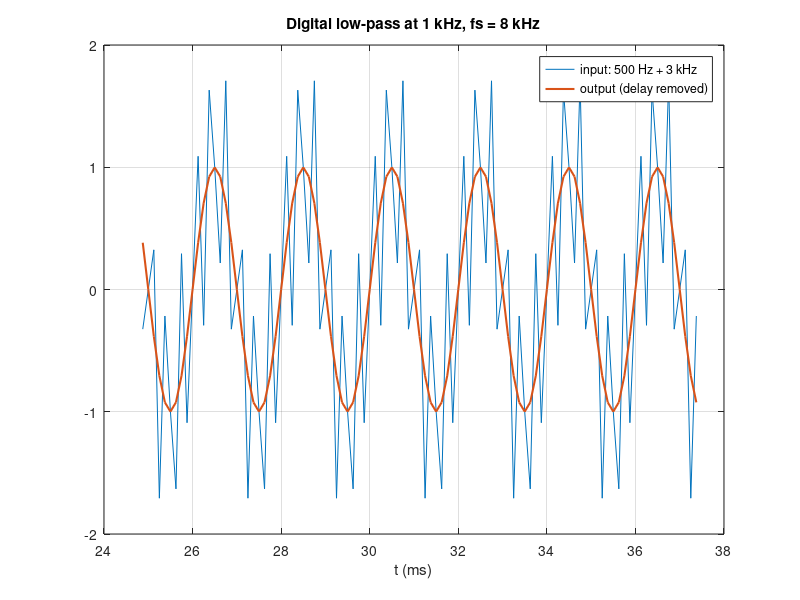

MATLAB code for this plot:
% Signals and Systems — Discrete-Time Processing of CT Signals
%title: Processing Analog Signals Digitally
%ar-title: معالجة الإشارات المستمرة رقميًا
%lesson: ss-ch7-4
%course: signals-systems

%% Analog frequency to digital frequency
%ar: Ω = ωT = 2πf/fs. قطع 1 kHz مع fs = 8 kHz يصير Ωc = π/4.
fs = 8e3; fc = 1e3;
Wc = 2*pi*fc/fs;
fprintf('Omega_c = %.4f rad = pi/%g\n', Wc, pi/Wc)
%check: abs(Wc - pi/4) < 1e-12

%% A digital low-pass applied to sampled audio
%ar: نصمم مرشح FIR بقطع π/4 (نافذة هامنج، نكتبها بأنفسنا)، ونمرر إشارة فيها 500 Hz و 3 kHz: يبقى 500 Hz ويُحذف 3 kHz.
M = 30; m = -M:M; h = sin(Wc*m)./(pi*m); h(m == 0) = Wc/pi;
h = h .* (0.54 - 0.46*cos(2*pi*(0:2*M)/(2*M)));
n = 0:399; x = sin(2*pi*500*n/fs) + sin(2*pi*3000*n/fs);
y = filter(h, 1, x);
plot(n(200:300)/fs*1e3, x(200:300), n(200:300)/fs*1e3, y(200 + M:300 + M), 'LineWidth', 1.5); grid on
xlabel('t (ms)'); legend('input: 500 Hz + 3 kHz', 'output (delay removed)'); title('Digital low-pass at 1 kHz, fs = 8 kHz')
fprintf('output rms %.3f (a pure 500 Hz sine has %.3f)\n', sqrt(mean(y(100:end).^2)), 1/sqrt(2))

%% The digital differentiator of Example 7.2
%ar: hd[n] = (−1)^n/(nT) للـ n ≠ 0 و 0 عند n = 0. استجابته الترددية تقترب من jΩ/T (أي مشتقة). نتحقق عند تردد منخفض.
T = 1; nn = -400:400; hd = ((-1).^nn)./(nn*T); hd(nn == 0) = 0;
W = 0.3; Hd = sum(hd .* exp(-1j*W*nn));
fprintf('Hd(e^{j0.3}) = %.4f%+.4fj, ideal jW/T = %+.4fj\n', real(Hd), imag(Hd), W/T)
%check: abs(Hd - 1j*W/T) < 0.01

%%! Project idea: a real-time-style block processor
%ar: مشروع: الأنظمة الحقيقية تعالج الصوت كتلة كتلة. filter يرجع حالته الداخلية (zf) لتكملها في الكتلة التالية بدون انقطاع. نتحقق أن المعالجة بكتل تساوي المعالجة دفعة واحدة.
blk = 100; yb = []; zi = zeros(1, numel(h) - 1);
for k = 1:blk:numel(x)
    [yk, zi] = filter(h, 1, x(k:k + blk - 1), zi); yb = [yb, yk];
end
fprintf('block processing equals one-shot: max diff %.2e\n', max(abs(yb - y)))
%check: max(abs(yb - y)) < 1e-12
